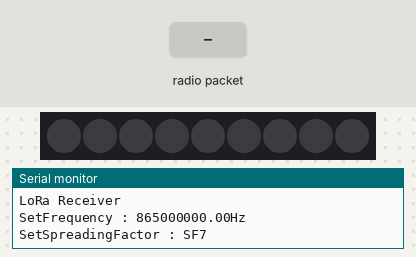
Bench run of a sketch on a simulated Arduino Uno, built with avr-gcc and run on an emulated ATmega328P. Parts: 9 RGB LEDs in strip order, left to right, the last lines printed to the serial monitor. The inputs (shaded band) are chosen by the test bench. Dim RGB values are drawn brighter than linear; no radio packets arrive unless stated.

Above: at 1.2 s.
1.3 s: radio packet "Red" arrives
At 2.2 s:
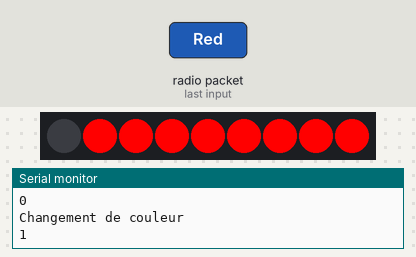
2.8 s: radio packet "Red" arrives
At 3.4 s:
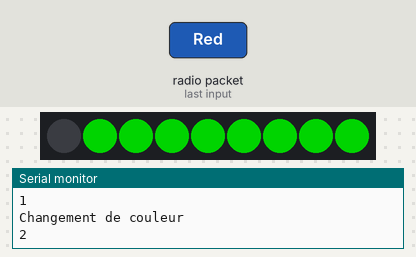
4.3 s: radio packet "Red" arrives
At 5.7 s:
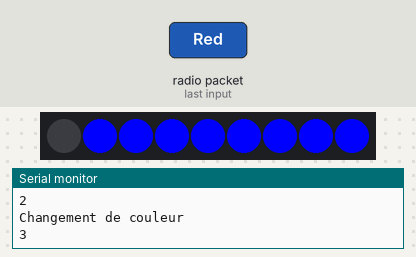
7.3 s: radio packet "Red" arrives
At 8.0 s:
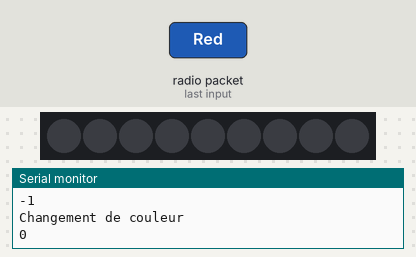
Timing chart, 0 to 9.8 s (numbered marks = the images above; inputs shaded):
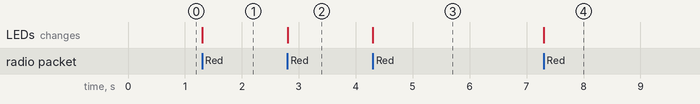

Measured:
- after the input at 1.3 s, the LEDs: change at once (image 1)
- after the input at 2.8 s, the LEDs: change at once (image 2)
- after the input at 4.3 s, the LEDs: change at once (image 3)
- after the input at 7.3 s, the LEDs: change at once (image 4)

The sketch:

receiver.ino
```cpp
#include <SPI.h>
#include <LoRa.h>
#include <FastLED.h>


#define NUM_LEDS 9
#define DATA_PIN 4
CRGB leds[NUM_LEDS];
int chgcompt = 0;

int counter = 0;

// Parameters you can play with :

int txPower = 14; // from 0 to 20, default is 14
int spreadingFactor = 7; // from 7 to 12, default is 12
long signalBandwidth = 125E3; // 7.8E3, 10.4E3, 15.6E3, 20.8E3, 31.25E3,41.7E3,62.5E3,125E3,250E3,500e3, default is 125E3
int codingRateDenominator=5; // Numerator is 4, and denominator from 5 to 8, default is 5
int preambleLength=8; // from 2 to 20, default is 8
String payload = "hello"; // you can change the payload

// RFM95 parameters, do not change
#define SS 10
#define RST 8
#define DI0 2
#define BAND 865E6  // Here you define the frequency carrier

void setup() {
  Serial.begin(115200);
  FastLED.addLeds<NEOPIXEL, DATA_PIN>(leds, NUM_LEDS); //The LEDs used are ws2812b, refer to FastLED library to change it
  while (!Serial);

  Serial.println("LoRa Receiver");
  Serial.print("SetFrequency : ");
  Serial.print(BAND);
  Serial.println("Hz");
  Serial.print("SetSpreadingFactor : SF");
  Serial.println(spreadingFactor);


  SPI.begin();
  LoRa.setPins(SS,RST,DI0);


  if (!LoRa.begin(BAND)) {
    Serial.println("Starting LoRa failed!");
    while (1);
  }
 LoRa.setTxPower(txPower,1);
 LoRa.setSpreadingFactor(spreadingFactor);
 LoRa.setSignalBandwidth(signalBandwidth);
 LoRa.setCodingRate4(codingRateDenominator);
 LoRa.setPreambleLength(preambleLength);

}

void loop() {
  String message = ""; //To save the messages received by LoRa modem


   // try to parse packet
  int packetSize = LoRa.parsePacket();
  if (packetSize) {
    // received a packet
    Serial.print("Received packet '");

    // read packet
    while (LoRa.available()) {
      //Serial.print((char)LoRa.read());
      message = String(message + (char)LoRa.read());//Saving the message to check it later
    }
    Serial.print(message);
    // print RSSI of packet
    Serial.print("' with RSSI ");
    Serial.println(LoRa.packetRssi());
    Serial.println(chgcompt);//chgcompt is used to change the color of the LEDs always in the same cycle

    if(message == "Red")
    {
      Serial.println(chgcompt);
      Serial.println("Changement de couleur");
      chgcompt++;
      Serial.println(chgcompt);
      if(chgcompt == 0)
      {
        for(int i=1; i <9; i++)
        {
          leds[i] = CRGB::Black;// LEDs are OFF
        }
        FastLED.show();
      }
      else if(chgcompt == 1)
      {
        for(int i=1; i <9; i++)
        {
          leds[i] = CRGB::Red;
        }
        FastLED.show();
      }
      else if(chgcompt == 2)
      {
        for(int i=1; i <9; i++)
        {
          leds[i] = CRGB::Green;
        }
        FastLED.show();
      }
      else if(chgcompt == 3)
      {
        for(int i=1; i <9; i++)
        {
          leds[i] = CRGB::Blue;
        }
        FastLED.show();
        chgcompt = -1;
      }
    }
  }
}
```
